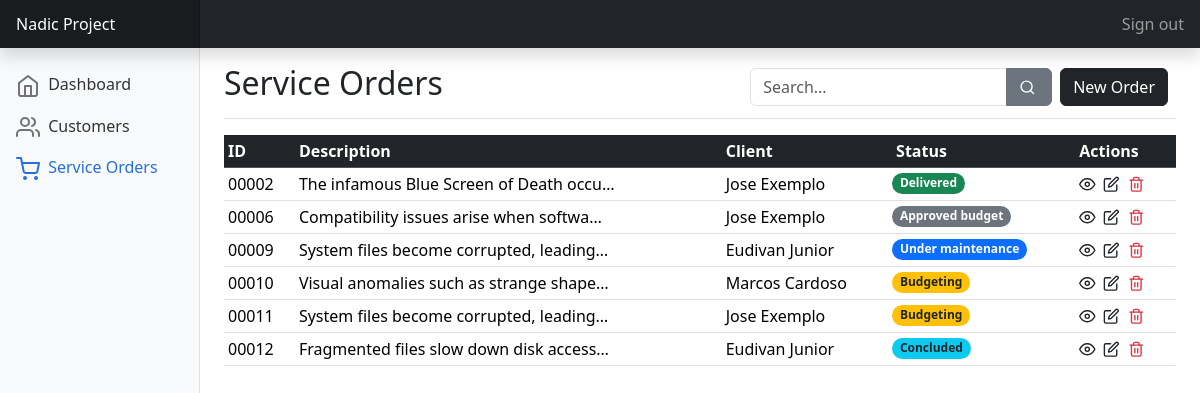
Page /crm/orders/ (signed in) on the earlier database version.
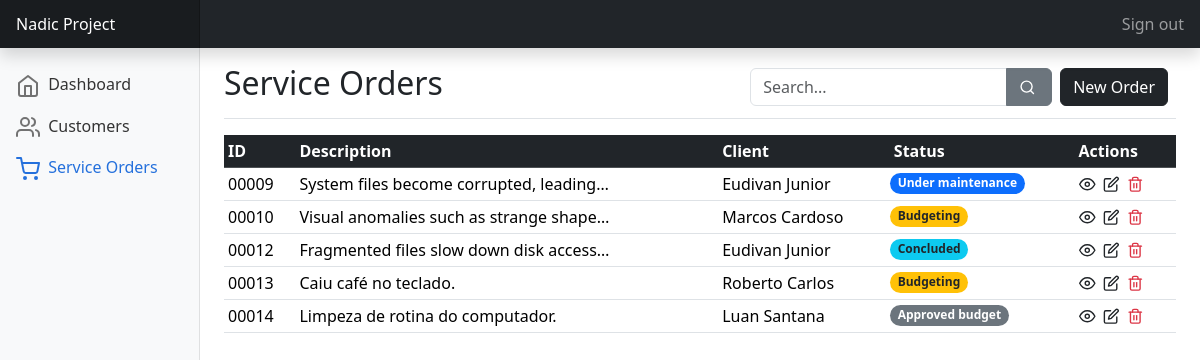
Same page on the later database version.
### crm/models.py (models this page shows, shortened)
class ServiceOrder(models.Model):
    client = models.ForeignKey(Customer, on_delete=models.CASCADE)
    description = models.TextField()
    created_at = models.DateTimeField(auto_now_add=True)
    concluded_at = models.DateTimeField(null=True)
    value = models.DecimalField(max_digits=8, decimal_places=2, null=True, blank=True)
    status_choices = [('budgeting', 'Budgeting'),
                      ('approved_budget', 'Approved budget'),
                      ('under_maintenance', 'Under maintenance'),
                      ('concluded', 'Concluded'),
                      ('delivered', 'Delivered')]
    status = models.CharField(max_length=20, choices=status_choices, default='budgeting')
    def get_absolute_url(self):
        return reverse('detail_order', kwargs={'pk': self.pk})

class Customer(models.Model):
    first_name = models.CharField(max_length=50)
    last_name = models.CharField(max_length=50)
    email = models.EmailField()
    phone = models.CharField(max_length=20)
    address = models.CharField(max_length=200)
    cpf = models.CharField(max_length=11, unique=True)
    created_at = models.DateTimeField(auto_now_add=True)
    def __str__(self) -> str:
        return f"{self.first_name} {self.last_name}"

### crm/view/orders.py (the view)
# urls.py: path('orders/', ServiceOrder_ListView.as_view(), name='orders'),
class ServiceOrder_ListView(ViewBase, ListView):
    template_name = "serviceorders/list.html"
    context_object_name = "serviceorders"
    def get_queryset(self):
        search_query = self.request.GET.get('search_query')
        if search_query:
            return ServiceOrder.objects.filter(client__first_name__icontains=search_query)
        return super().get_queryset()

### crm/view/base.py (called while the page is built)
    def get_context_data(self, **kwargs):
        context = super().get_context_data(**kwargs)
        context["active_page"] = self.active_page
        return context

### crm/templates/serviceorders/list.html (shortened to what this page needs)
{% extends "../utils/base.html" %}
{% load static %}
{% load custom_filters %}
{% block main %}
    <div class="d-flex justify-content-between flex-wrap flex-md-nowrap align-items-center pt-3 pb-2 mb-3 border-bottom">
        <h1 class="h2">Service Orders</h1>
        <div class="d-flex">
            <form method="get">
                <div class="input-group">
                    <input name="search_query" type="text" value="{{request.GET.search_query}}" class="form-control" placeholder="Search..." aria-label="Search input">
                    <button class="btn btn-secondary" type="submit">
                    </button>
                </div>
            </form>
            <a href="{% url 'create_order' %}" class="btn btn-dark mx-2">New Order</a>
        </div>
    </div>
    <div class="table-responsive mb-3" style="height: calc(100vh - 160px);">
        <table class="table table-sm table-hover">
            <thead class="table-dark">
                <tr>
                    <th scope="col">ID</th>
                    <th scope="col">Description</th>
                    <th scope="col">Client</th>
                    <th scope="col">Status</th>
                    <th scope="col">Actions</th>
                </tr>
            </thead>
            <tbody>
                {% for order in serviceorders %}
                    <tr>
                        <td>{{order.id|stringformat:"05d"}}</td>
                        <td>{{order.description|truncatechars:40}}</td>
                        <td>{{order.client}}</td>
                        <td class="" style="padding-top: 1px; padding-left: 0;">
                            {% if order.status == 'budgeting' %}
                                <span class="badge rounded-pill bg-warning text-dark">Budgeting</span>
                            {% elif order.status == 'approved_budget' %}
                                <span class="badge rounded-pill bg-secondary">Approved budget</span>
                            {% elif order.status == 'under_maintenance' %}
                                <span class="badge rounded-pill bg-primary">Under maintenance</span>
                            {% elif order.status == 'concluded' %}
                                <span class="badge rounded-pill bg-info text-dark">Concluded</span>
                            {% elif order.status == 'delivered' %}
                                <span class="badge rounded-pill bg-success">Delivered</span>
                            {% else %}
                                <span class="badge rounded-pill bg-danger">Null</span>
                            {% endif %}
                        </td>
                        <td>
                            <a href="{{order.get_absolute_url}}" class="link-dark text-decoration-none">
                                <svg xmlns="http://www.w3.org/2000/svg" width="20" height="20" viewBox="0 0 29 29" fill="none" stroke="currentColor" stroke-width="2" stroke-linecap="round" stroke-linejoin="round" class="feather feather-eye">
                                    <path d="M1 12s4-8 11-8 11 8 11 8-4 8-11 8-11-8-11-8z"></path>
                                    <circle cx="12" cy="12" r="3"></circle>
                                </svg>
                            </a>
                            <a href="{% url 'update_order' pk=order.id %}" class="link-dark text-decoration-none">
                            </a>
                            <a href="{% url 'delete_order' pk=order.id %}" class="link-danger text-decoration-none">
                            </a>
                        </td>
                    </tr>
                {% empty %}
                    <tr>
                        <td colspan="5" class="text-center">
                            No service order found...
                        </td>
                    </tr>
                {% endfor %}
            </tbody>
        </table>
    </div>
{% endblock main %}

### crm/templates/utils/base.html (shortened to what this page needs)
{% load static %}
<!DOCTYPE html>
<html lang="en">
    <head>
        <link href="https://cdn.jsdelivr.net/npm/bootstrap@5.3.3/dist/css/bootstrap.min.css" rel="stylesheet" />
        <link rel="stylesheet" href="{% static 'css/style.css' %}" />
    </head>
    <body>
        <header class="navbar navbar-dark sticky-top bg-dark flex-md-nowrap p-0 shadow">
            <a class="navbar-brand col-md-3 col-lg-2 me-0 px-3" href="{% url "dashboard" %}">Nadic Project</a>
            <div class="navbar-nav">
                <div class="nav-item text-nowrap">
                    <a class="nav-link px-3" href="{% url 'logout' %}">Sign out</a>
                </div>
            </div>
        </header>
        <div class="container-fluid">
            <div class="row">
                <nav id="sidebarMenu" class="col-md-3 col-lg-2 d-md-block bg-light sidebar collapse">
                    <div class="position-sticky pt-3">
                        <ul class="nav flex-column">
                            <li class="nav-item">
                                <a class="nav-link {% if active_page == 'Dashboard' %}active{% endif %}" href="{% url 'dashboard' %}">
                                    Dashboard
                                </a>
                            </li>
                            <li class="nav-item">
                                <a class="nav-link {% if active_page == 'Customers' %}active{% endif %}" href="{% url 'customers' %}">
                                    Customers
                                </a>
                            </li>
                            <li class="nav-item">
                                <a class="nav-link {% if active_page == 'Service Orders' %}active{% endif %}" href="{% url 'orders' %}">
                                    Service Orders
                                </a>
                            </li>
                        </ul>
                    </div>
                </nav>
                <main class="col-md-9 ms-sm-auto col-lg-10 px-md-4">
                    {% block main %}
                    {% endblock main %}
                </main>
            </div>
        </div>
    </body>
</html>

### crm/static/css/style.css (style rules this page uses)
.sidebar { position: fixed; top: 0; bottom: 0; left: 0; z-index: 100; padding: 48px 0 0; box-shadow: inset -1px 0 0 rgba(0, 0, 0, .1); }
.sidebar .nav-link { font-weight: 500; color: #333; }
.sidebar .nav-link .feather { margin-right: 4px; color: #727272; }
.sidebar .nav-link.active { color: #2470dc; }
.sidebar .nav-link:hover .feather, .sidebar .nav-link.active .feather { color: inherit; }
.navbar-brand { padding-top: .75rem; padding-bottom: .75rem; font-size: 1rem; background-color: rgba(0, 0, 0, .25); box-shadow: inset -1px 0 0 rgba(0, 0, 0, .25); }

Differences in the rows shown:
removed ServiceOrder: id "00002", description "The infamous Blue Screen of Death occu…", client "Jose Exemplo", status "Delivered"
removed ServiceOrder: id "00006", description "Compatibility issues arise when softwa…", client "Jose Exemplo", status "Approved budget"
removed ServiceOrder: id "00011", description "System files become corrupted, leading…", client "Jose Exemplo", status "Budgeting"
added ServiceOrder: id "00013", description "Caiu café no teclado.", client "Roberto Carlos", status "Budgeting"
added ServiceOrder: id "00014", description "Limpeza de rotina do computador.", client "Luan Santana", status "Approved budget"
